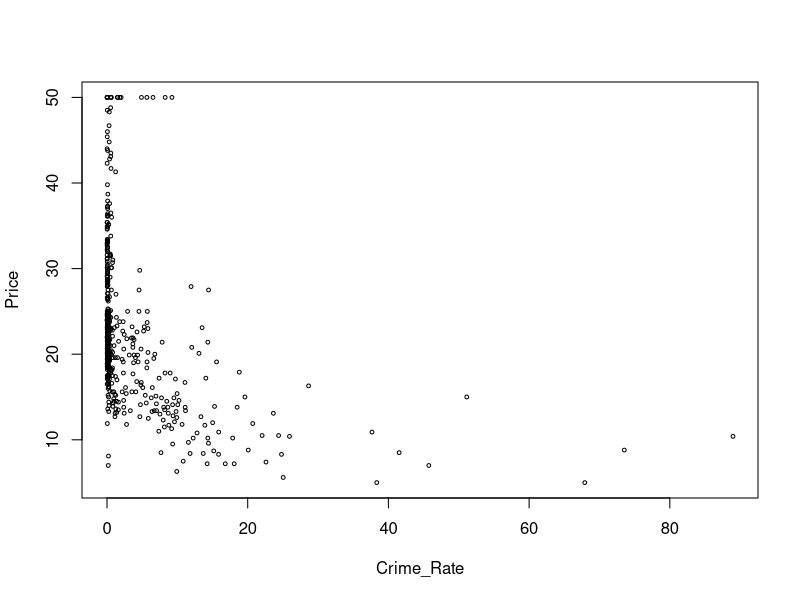
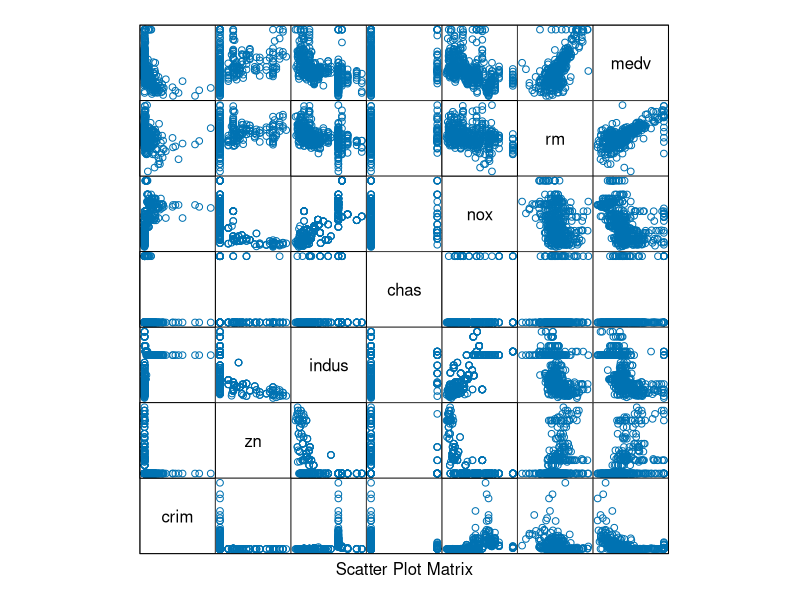
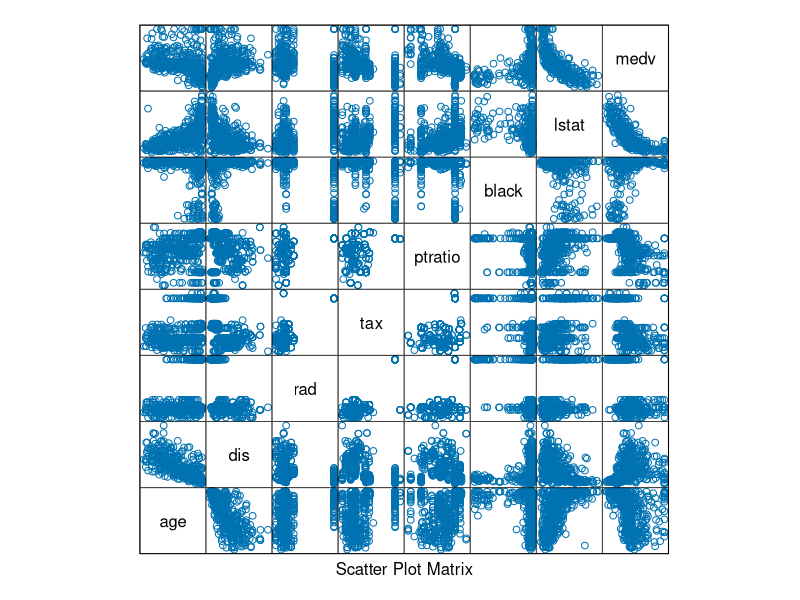
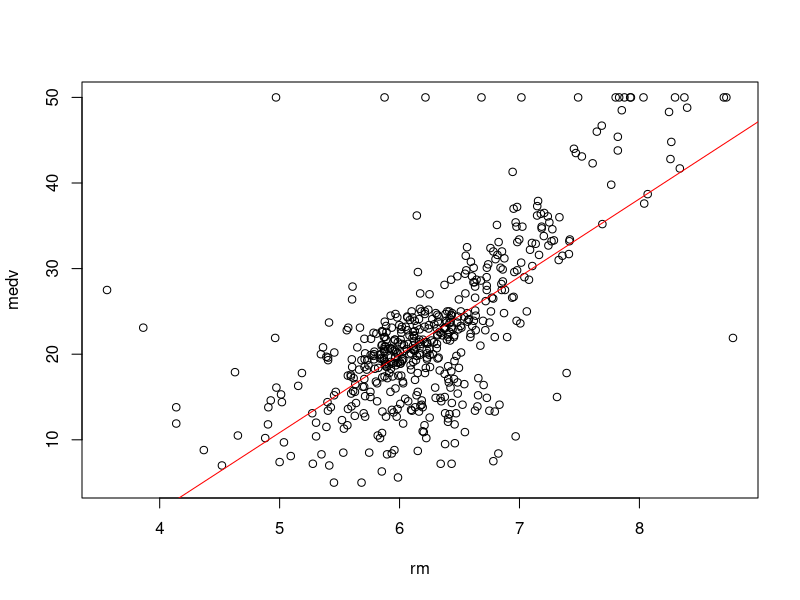
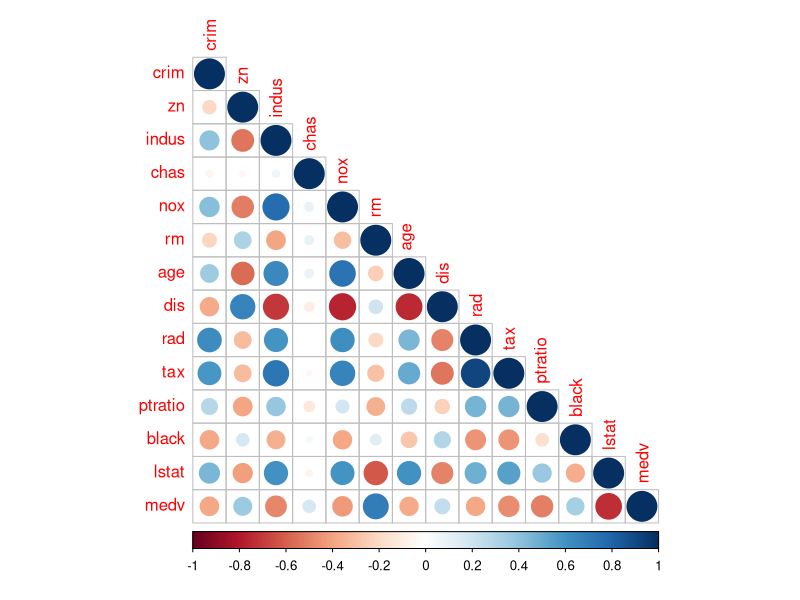
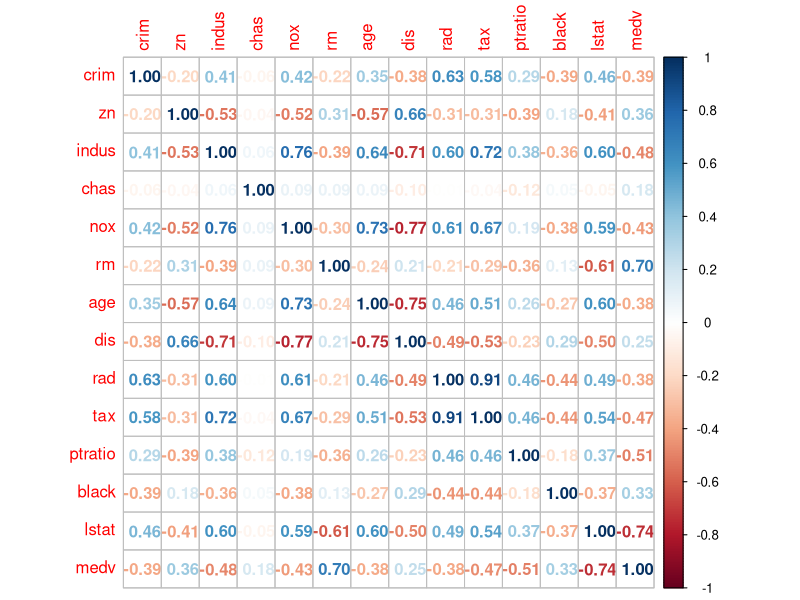
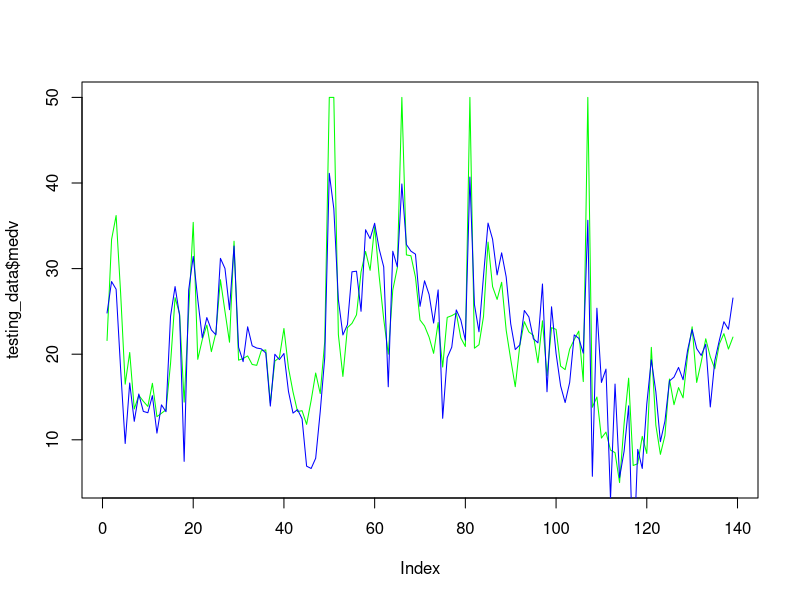

The R source for these figures, in order:
library(MASS)
data("Boston")

# For data description
?Boston

# we will split the data into training and testing sets
set.seed(2)
library(caTools) # sample.split function is present in this package

split <- sample.split(Boston$medv, SplitRatio = 0.7)
# we divided the data with the ratio 0.7
split

training_data <- subset(Boston, split == "TRUE")
testing_data <- subset(Boston, split == "FALSE")

# to view the correlation of variables
plot(Boston$crim, Boston$medv, cex = 0.5, xlab = "Crime_Rate", ylab = "Price")
correlation_of_variables <- cor(Boston)

# creating scatterplot matrix
attach(Boston)
library(lattice)
splom(~Boston[c(1:6, 14)], groups = NULL, data = Boston, axis.line.tck = 0, axis.text.alpha = 0)
splom(~Boston[c(7:14)], groups = NULL, data = Boston, axis.line.tck = 0, axis.text.alpha = 0)

# studying rm and medv
plot(rm, medv)
abline(lm(medv ~ rm), col = "red") # Regression fit line

# we can use corplot to visualize
library(corrplot)

corrplot(correlation_of_variables, type = "lower")
corrplot(correlation_of_variables, method = "number")

# finding multicollinearity
library(caret)

# to exclude medv(output)
Boston_no_medv <- subset(Boston, select = -c(medv))
numericData <- Boston_no_medv[sapply(Boston_no_medv, is.numeric)]
describe_correlation <- cor(numericData)

# vif
library(car)
model <- lm(medv ~ ., data = training_data)
vif(model)

# now to create the model we will use all columns
model <- lm(medv ~ ., data = training_data)

# for description of the model
summary(model)

# model after removing insignificant variables "age and indus"
model <- lm(medv ~ . -age -indus, data = training_data)
summary(model)

# now we can use this model to predict the output of our test set
predictions <- predict(model, testing_data)

# to compare predicted values and actual values, we can use plots
plot(testing_data$medv, type = "l", lty = 1.8,  col = "green")
lines(predictions, type = "l", col = "blue")

# now we can use this model to predict the output of sample dataset
